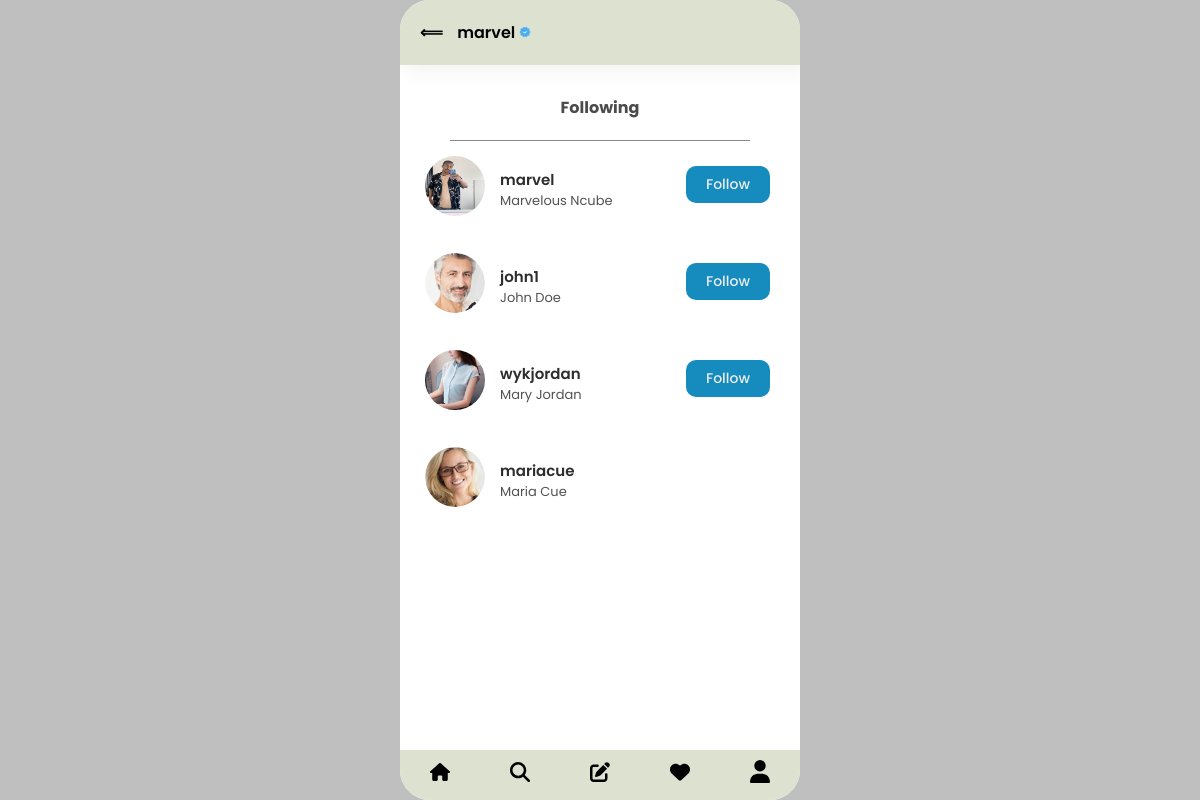
/viewfollowing/1 (signed in), run on the app's committed database.
### core/models.py (models this page shows, shortened)
class Profile(models.Model):
    user = models.OneToOneField(User, on_delete=models.CASCADE)
    bio = models.TextField(max_length=500, blank=True)
    profile_picture = models.ImageField(upload_to='profile_pictures/', blank=True, null=True)
    location = models.CharField(max_length=100, blank=True)
    verified = models.BooleanField(default=False)

class FollowersManager(models.Model):
    follower = models.ForeignKey(Profile, related_name='following', on_delete=models.CASCADE)
    followed = models.ForeignKey(Profile, related_name='followers', on_delete=models.CASCADE)
    created_at = models.DateTimeField(auto_now_add=True)
    class Meta:
        unique_together = ('follower', 'followed')
    def __str__(self):
        return f"{self.follower.user.username} follows {self.followed.user.username}"

### core/views.py (the view)
# urls.py: path('viewfollowing/<int:user_id>', views.following_view_page ,name='viewfollowing'),
def following_view_page(request, user_id):
    user = User.objects.get(id=user_id)
    profile = Profile.objects.get(user=user)
    currentProf = Profile.objects.get(user=request.user)
    following_byUser = FollowersManager.objects.filter(follower=profile)
    print(following_byUser)
    following = FollowersManager.objects.filter(follower=currentProf).values_list('followed', flat=True)
    context = {'user':profile, 'following_byUser':following_byUser, 'following':following}
    return render(request, 'core/following.html', context)

### core/templates/core/following.html (shortened to what this page needs)
{% extends "core/base.html" %}
{% load static %}
{% block content %}
    <nav id="followViewNav">
        <div id="arrowAndusername">
            <a onclick="goBack()" style="text-decoration: none;color: black;"  href="#"><span id="arrowLeft">&Longleftarrow;</span></a>
            <span id="navUsername">{{user.user.username}}</span>
            {% if user.verified %}
                <img src="{% static 'svg/verified.png' %}" width="12px">
            {% endif %}
        </div>
    </nav>
    <div id="followersHeader">
        <span>Following</span>
    </div>
    <div id="container-underlinerFollowers">
        <div id="underlinerFollowers"></div>
    </div>
    <div id="followersFeedView">
        {% for profile in following_byUser %}
            <div class="followers-Contaner">
                <div class="userProfImg">
                    <img src="{{profile.followed.profile_picture.url}}">
                </div>
                <div class="userProfInfo">
                    <span>{{profile.followed.user.username}}</span>
                    <span>{{profile.followed.user.first_name}} {{profile.followed.user.last_name}}</span>
                </div>
                <div class="follow-btns">
                {% if profile.followed.user != request.user %}
                    {% if profile.followed.id in following %}
                        <a href="#" class="Actualfollowingbtns follBtns" userId="{{profile.followed.user.id}}">Following</a>
                    {% else %}
                        <a href="#" class="Actualfollowbtns follBtns" userId="{{profile.followed.user.id}}">Follow</a>
                    {% endif %}
                {% endif %}
                </div>
            </div>
        {% endfor %}
    </div>
    {% include "core/Nav.html" %}
{% endblock content %}

### static/css/main.css (style rules this page uses)
body { margin: 0; padding: 0; background-color: #bfbfbf; display: flex; justify-content: center; height: 100vh; align-items: center; color: rgb(0, 0, 0); font-family: 'Poppins', sans-serif; }

### static/css/follow.css (style rules this page uses)
.app #followViewNav { padding: 20px 0; width: 100%; box-shadow: 5px 5px 20px rgba(0,0,0,0.06); display: flex; justify-content: space-between; position: sticky; top: 0; z-index: 990; background-color: #dde2d0; }
.app #followViewNav #arrowAndusername { padding: 0 20px; }
.app #followViewNav #arrowAndusername #arrowLeft { margin-right: 10px; font-weight: 600; }
.app #followViewNav #arrowAndusername #navUsername { font-weight: 600; }
.app #followersHeader { margin: 20px 0; margin-top: 30px; width: 100%; display: flex; justify-content: center; align-items: center; }
.app #followersHeader span { font-weight: bold; color: rgb(75, 75, 75); }
.app #container-underlinerFollowers { width: 100%; display: flex; justify-content: center; align-items: center; }
.app #container-underlinerFollowers #underlinerFollowers { width: 75%; height: 1px; background-color: rgb(137, 137, 137); }
.app #followersFeedView { width: 100%; height: 79%; overflow-y: scroll; }
.app #followersFeedView .followers-Contaner { display: flex; flex-direction: row; padding: 15px 25px; position: relative; }
.app #followersFeedView .followers-Contaner .userProfImg img { width: 60px; height: 60px; border-radius: 50%; }
.app #followersFeedView .followers-Contaner .userProfInfo { display: flex; justify-content: center; flex-direction: column; margin-left: 15px; }
.app #followersFeedView .followers-Contaner .userProfInfo span:first-child { font-size: 15px; color: rgb(45, 45, 45); font-weight: 600; }
.app #followersFeedView .followers-Contaner .userProfInfo span:last-child { font-size: 13px; color: rgb(82, 82, 82); }
.app #followersFeedView .followers-Contaner .follow-btns { display: flex; align-items: center; justify-content: center; position: absolute; right: 30px; top: 25px; }
.app #followersFeedView .followers-Contaner .follow-btns .Actualfollowbtns { color: rgb(236, 236, 236); background-color: #158bbe; padding: 8px 20px; text-decoration: none; border-radius: 10px; font-size: 14px; font-weight: 500; }

### data on the page
Profile: user.username "marvel"
FollowersManager: followed.profile_picture (picture), followed.user.username "marvel", followed.user.first_name "Marvelous", followed.user.last_name "Ncube"
FollowersManager: followed.profile_picture (picture), followed.user.username "john1", followed.user.first_name "John", followed.user.last_name "Doe"
FollowersManager: followed.profile_picture (picture), followed.user.username "wykjordan", followed.user.first_name "Mary", followed.user.last_name "Jordan"
FollowersManager: followed.profile_picture (picture), followed.user.username "mariacue", followed.user.first_name "Maria", followed.user.last_name "Cue"
